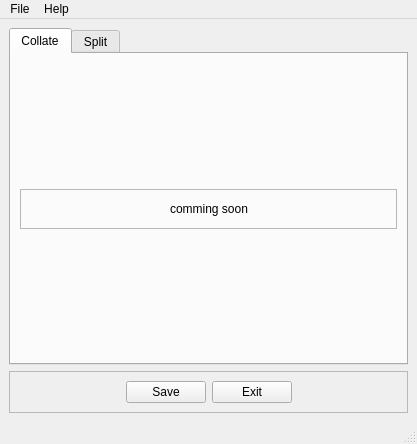
<?xml version="1.0" encoding="UTF-8"?>
<ui version="4.0">
 <class>FrmMain</class>
 <widget class="QMainWindow" name="FrmMain">
  <property name="geometry">
   <rect>
    <x>0</x>
    <y>0</y>
    <width>417</width>
    <height>444</height>
   </rect>
  </property>
  <property name="windowTitle">
   <string>FrmMain</string>
  </property>
  <widget class="QWidget" name="centralwidget">
   <layout class="QVBoxLayout" name="verticalLayout">
    <item>
     <widget class="QTabWidget" name="tabWidget">
      <property name="currentIndex">
       <number>0</number>
      </property>
      <widget class="QWidget" name="tab_c">
       <attribute name="title">
        <string>Collate</string>
       </attribute>
       <layout class="QVBoxLayout" name="verticalLayout_3">
        <item>
         <spacer name="verticalSpacer_3">
          <property name="orientation">
           <enum>Qt::Vertical</enum>
          </property>
          <property name="sizeHint" stdset="0">
           <size>
            <width>20</width>
            <height>40</height>
           </size>
          </property>
         </spacer>
        </item>
        <item>
         <widget class="QFrame" name="frame_3">
          <property name="frameShape">
           <enum>QFrame::StyledPanel</enum>
          </property>
          <property name="frameShadow">
           <enum>QFrame::Raised</enum>
          </property>
          <layout class="QHBoxLayout" name="horizontalLayout_3">
           <item>
            <spacer name="horizontalSpacer_5">
             <property name="orientation">
              <enum>Qt::Horizontal</enum>
             </property>
             <property name="sizeHint" stdset="0">
              <size>
               <width>40</width>
               <height>20</height>
              </size>
             </property>
            </spacer>
           </item>
           <item>
            <widget class="QLabel" name="label">
             <property name="text">
              <string>comming soon</string>
             </property>
            </widget>
           </item>
           <item>
            <spacer name="horizontalSpacer_6">
             <property name="orientation">
              <enum>Qt::Horizontal</enum>
             </property>
             <property name="sizeHint" stdset="0">
              <size>
               <width>40</width>
               <height>20</height>
              </size>
             </property>
            </spacer>
           </item>
          </layout>
         </widget>
        </item>
        <item>
         <spacer name="verticalSpacer_4">
          <property name="orientation">
           <enum>Qt::Vertical</enum>
          </property>
          <property name="sizeHint" stdset="0">
           <size>
            <width>20</width>
            <height>40</height>
           </size>
          </property>
         </spacer>
        </item>
       </layout>
      </widget>
      <widget class="QWidget" name="tab_s">
       <attribute name="title">
        <string>Split</string>
       </attribute>
       <layout class="QVBoxLayout" name="verticalLayout_2">
        <item>
         <spacer name="verticalSpacer_2">
          <property name="orientation">
           <enum>Qt::Vertical</enum>
          </property>
          <property name="sizeHint" stdset="0">
           <size>
            <width>20</width>
            <height>40</height>
           </size>
          </property>
         </spacer>
        </item>
        <item>
         <widget class="QFrame" name="frame_2">
          <property name="frameShape">
           <enum>QFrame::StyledPanel</enum>
          </property>
          <property name="frameShadow">
           <enum>QFrame::Raised</enum>
          </property>
          <layout class="QHBoxLayout" name="horizontalLayout_2">
           <item>
            <spacer name="horizontalSpacer_3">
             <property name="orientation">
              <enum>Qt::Horizontal</enum>
             </property>
             <property name="sizeHint" stdset="0">
              <size>
               <width>103</width>
               <height>20</height>
              </size>
             </property>
            </spacer>
           </item>
           <item>
            <widget class="QPushButton" name="btnSrcVCard">
             <property name="text">
              <string>Source VCard File ...</string>
             </property>
            </widget>
           </item>
           <item>
            <spacer name="horizontalSpacer_4">
             <property name="orientation">
              <enum>Qt::Horizontal</enum>
             </property>
             <property name="sizeHint" stdset="0">
              <size>
               <width>102</width>
               <height>20</height>
              </size>
             </property>
            </spacer>
           </item>
          </layout>
         </widget>
        </item>
        <item>
         <widget class="QLabel" name="lblSrcVCard">
          <property name="frameShape">
           <enum>QFrame::Box</enum>
          </property>
          <property name="text">
           <string>Please select a file</string>
          </property>
         </widget>
        </item>
        <item>
         <spacer name="verticalSpacer">
          <property name="orientation">
           <enum>Qt::Vertical</enum>
          </property>
          <property name="sizeHint" stdset="0">
           <size>
            <width>20</width>
            <height>40</height>
           </size>
          </property>
         </spacer>
        </item>
       </layout>
      </widget>
     </widget>
    </item>
    <item>
     <widget class="QFrame" name="frame">
      <property name="frameShape">
       <enum>QFrame::StyledPanel</enum>
      </property>
      <property name="frameShadow">
       <enum>QFrame::Raised</enum>
      </property>
      <layout class="QHBoxLayout" name="horizontalLayout">
       <item>
        <spacer name="horizontalSpacer">
         <property name="orientation">
          <enum>Qt::Horizontal</enum>
         </property>
         <property name="sizeHint" stdset="0">
          <size>
           <width>40</width>
           <height>20</height>
          </size>
         </property>
        </spacer>
       </item>
       <item>
        <widget class="QPushButton" name="btnSave">
         <property name="text">
          <string>Save</string>
         </property>
        </widget>
       </item>
       <item>
        <widget class="QPushButton" name="btnExit">
         <property name="text">
          <string>Exit</string>
         </property>
        </widget>
       </item>
       <item>
        <spacer name="horizontalSpacer_2">
         <property name="orientation">
          <enum>Qt::Horizontal</enum>
         </property>
         <property name="sizeHint" stdset="0">
          <size>
           <width>40</width>
           <height>20</height>
          </size>
         </property>
        </spacer>
       </item>
      </layout>
     </widget>
    </item>
   </layout>
  </widget>
  <widget class="QMenuBar" name="menubar">
   <property name="geometry">
    <rect>
     <x>0</x>
     <y>0</y>
     <width>417</width>
     <height>21</height>
    </rect>
   </property>
   <widget class="QMenu" name="menuFile">
    <property name="title">
     <string>File</string>
    </property>
    <addaction name="actionExit"/>
   </widget>
   <widget class="QMenu" name="menuHelp">
    <property name="title">
     <string>Help</string>
    </property>
    <addaction name="actionAbout"/>
   </widget>
   <addaction name="menuFile"/>
   <addaction name="menuHelp"/>
  </widget>
  <widget class="QStatusBar" name="statusbar"/>
  <action name="actionExit">
   <property name="text">
    <string>Exit</string>
   </property>
  </action>
  <action name="actionAbout">
   <property name="text">
    <string>About</string>
   </property>
  </action>
 </widget>
 <resources/>
 <connections/>
</ui>
